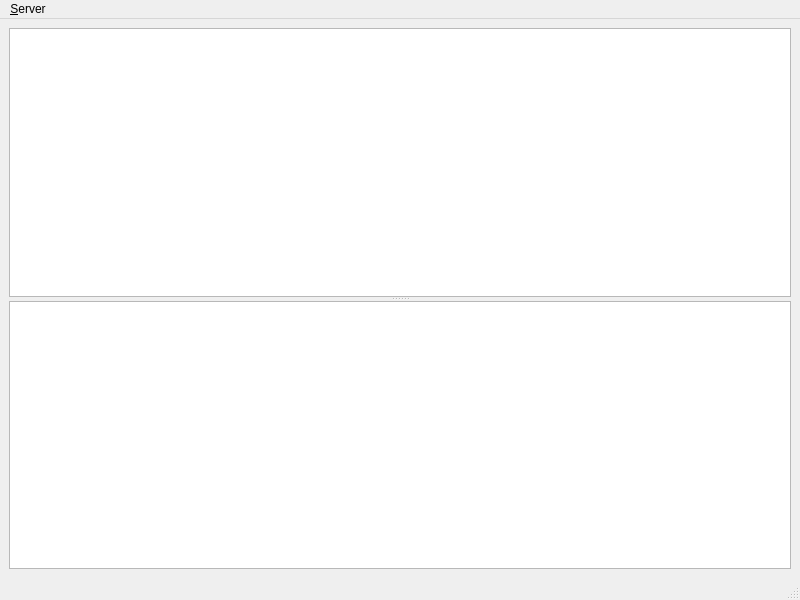
<?xml version="1.0" encoding="UTF-8"?>
<ui version="4.0">
 <class>MainWindow</class>
 <widget class="QMainWindow" name="MainWindow">
  <property name="geometry">
   <rect>
    <x>0</x>
    <y>0</y>
    <width>800</width>
    <height>600</height>
   </rect>
  </property>
  <property name="windowTitle">
   <string>PostgreSQL Activity</string>
  </property>
  <widget class="QWidget" name="centralwidget">
   <layout class="QGridLayout" name="gridLayout">
    <item row="0" column="0">
     <widget class="QSplitter" name="splitter">
      <property name="orientation">
       <enum>Qt::Vertical</enum>
      </property>
      <widget class="QTableWidget" name="table_Activity"/>
      <widget class="QTextEdit" name="textEdit_Query"/>
     </widget>
    </item>
   </layout>
  </widget>
  <widget class="QMenuBar" name="menubar">
   <property name="geometry">
    <rect>
     <x>0</x>
     <y>0</y>
     <width>800</width>
     <height>30</height>
    </rect>
   </property>
   <widget class="QMenu" name="menu_Server">
    <property name="title">
     <string>&amp;Server</string>
    </property>
    <addaction name="action_Connect"/>
    <addaction name="separator"/>
    <addaction name="action_Disconnect"/>
    <addaction name="action_Refresh"/>
    <addaction name="action_CancelQuery"/>
    <addaction name="action_KillQuery"/>
    <addaction name="separator"/>
    <addaction name="action_Quit"/>
   </widget>
   <addaction name="menu_Server"/>
  </widget>
  <widget class="QStatusBar" name="statusbar"/>
  <action name="action_Connect">
   <property name="icon">
    <iconset theme="network-connect">
     <normaloff>.</normaloff>.</iconset>
   </property>
   <property name="text">
    <string>Co&amp;nnect</string>
   </property>
   <property name="shortcut">
    <string>Ctrl+N</string>
   </property>
  </action>
  <action name="action_Disconnect">
   <property name="icon">
    <iconset theme="network-disconnect">
     <normaloff>.</normaloff>.</iconset>
   </property>
   <property name="text">
    <string>&amp;Disconnect</string>
   </property>
   <property name="shortcut">
    <string>Ctrl+D</string>
   </property>
  </action>
  <action name="action_Refresh">
   <property name="icon">
    <iconset theme="view-refresh">
     <normaloff>.</normaloff>.</iconset>
   </property>
   <property name="text">
    <string>&amp;Refresh</string>
   </property>
   <property name="shortcut">
    <string>Ctrl+R</string>
   </property>
  </action>
  <action name="action_CancelQuery">
   <property name="icon">
    <iconset theme="media-playback-stop">
     <normaloff>.</normaloff>.</iconset>
   </property>
   <property name="text">
    <string>&amp;Cancel Query</string>
   </property>
   <property name="shortcut">
    <string>Ctrl+C</string>
   </property>
  </action>
  <action name="action_KillQuery">
   <property name="icon">
    <iconset theme="process-stop">
     <normaloff>.</normaloff>.</iconset>
   </property>
   <property name="text">
    <string>&amp;Kill Query</string>
   </property>
   <property name="shortcut">
    <string>Ctrl+K</string>
   </property>
  </action>
  <action name="action_Quit">
   <property name="icon">
    <iconset theme="application-exit">
     <normaloff>.</normaloff>.</iconset>
   </property>
   <property name="text">
    <string>&amp;Quit</string>
   </property>
   <property name="shortcut">
    <string>Ctrl+Q</string>
   </property>
  </action>
 </widget>
 <resources/>
 <connections>
  <connection>
   <sender>action_Quit</sender>
   <signal>triggered()</signal>
   <receiver>MainWindow</receiver>
   <slot>close()</slot>
   <hints>
    <hint type="sourcelabel">
     <x>-1</x>
     <y>-1</y>
    </hint>
    <hint type="destinationlabel">
     <x>399</x>
     <y>299</y>
    </hint>
   </hints>
  </connection>
 </connections>
</ui>
